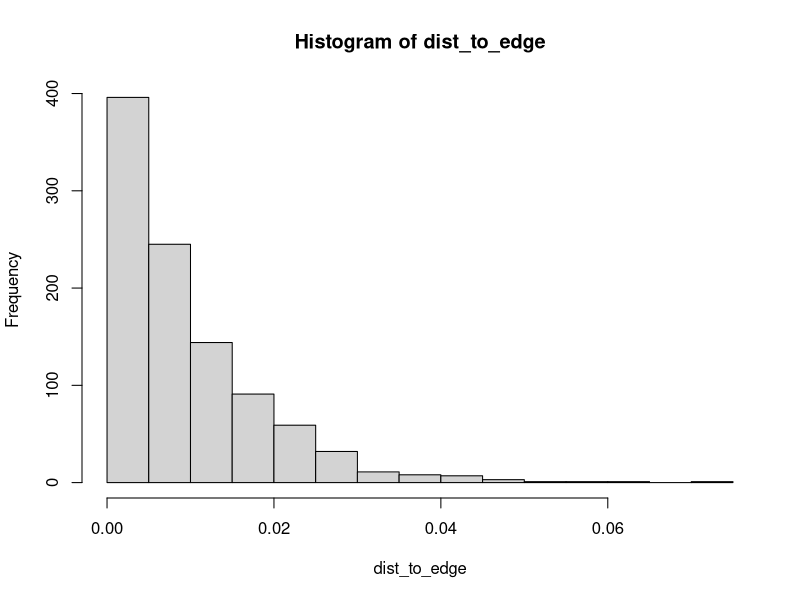

This chart was generated by the following R code:
# simple example demonstrating the "curse of dimensionality"
# create random points in a d-dimensional hypercube for different values of d  
# The bigger the dimension, d,  the more the mass of points is clustered around the edges

d = 50     # the dimension (number of features) in the data
n = 1000   # number of data points
X = matrix(runif(d*n),nrow=n,ncol=d);  # create a nxd random data matrix.  each coord of each observation is unif(0,1)
# pairs(X);  # pairs plot to check the data behaves as we expect
dist_to_edge = rep(0,n);  # this will hold the distance to the hypercube edge for each data point.
dist_to_edge1 = rep(0,n);
for (i in 1:n) {
   dist_to_edge[i] = .5 - max(abs(.5 - X[i,]))  # the distance to the closest edge of hypercube
   dist_to_edge1[i] = min(0.5 - abs(0.5 - X[i,]))
}
hist(dist_to_edge)
#hist(dist_to_edge1)
